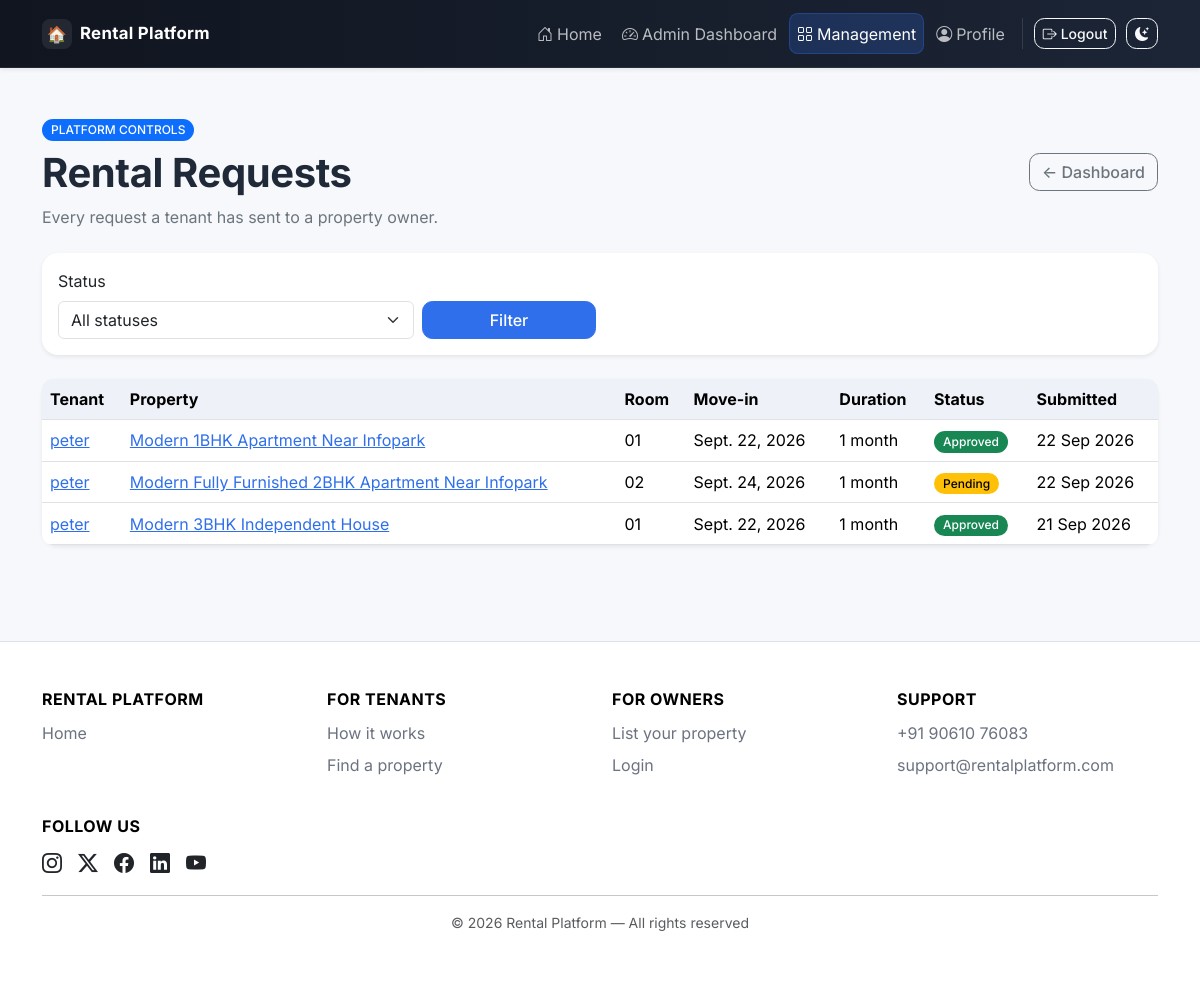
Page /admin-dashboard/rental-requests/ (signed in) on the earlier database version.
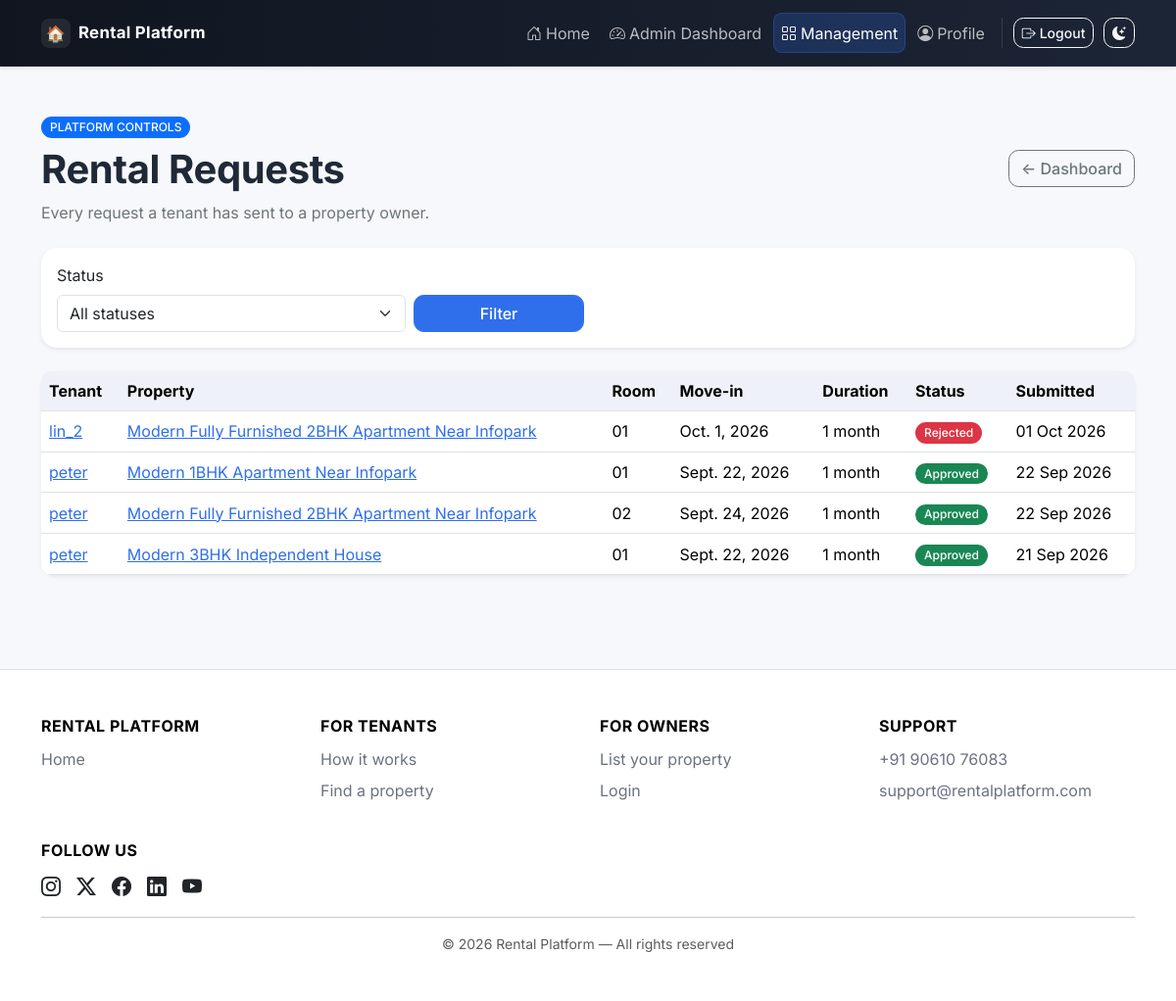
Same page on the later database version.
### bookings/models.py (models this page shows, shortened)
class RentalRequest(models.Model):
    class Status(models.TextChoices):
        PENDING = "PENDING", "Pending"
        APPROVED = "APPROVED", "Approved"
        REJECTED = "REJECTED", "Rejected"
        CANCELLED = "CANCELLED", "Cancelled"
    tenant = models.ForeignKey(settings.AUTH_USER_MODEL, on_delete=models.CASCADE, related_name="rental_requests")
    property = models.ForeignKey(Property, on_delete=models.CASCADE, related_name="rental_requests")
    room = models.ForeignKey(Room, on_delete=models.SET_NULL, null=True, blank=True, related_name="rental_requests")
    move_in_date = models.DateField()
    duration_months = models.PositiveSmallIntegerField(
        "Rental duration (months)",
        default=MIN_RENTAL_MONTHS,
        validators=[MinValueValidator(MIN_RENTAL_MONTHS), MaxValueValidator(MAX_RENTAL_MONTHS)],
    )
    message = models.TextField(blank=True)
    status = models.CharField(max_length=12, choices=Status.choices, default=Status.PENDING, db_index=True)
    owner_note = models.TextField(blank=True)
    created_at = models.DateTimeField(auto_now_add=True)
    updated_at = models.DateTimeField(auto_now=True)
    class Meta:
        ordering = ["-created_at"]
    def duration_display(self):
        return format_duration(self.duration_months)

### accounts/models.py (models this page shows, shortened)
class User(AbstractUser):
    class Role(models.TextChoices):
        ADMIN = "ADMIN", "Admin"
        OWNER = "OWNER", "Property Owner"
        TENANT = "TENANT", "Tenant"
        TECHNICIAN = "TECHNICIAN", "Technician"
    email = models.EmailField(unique=True)
    phone = models.CharField(max_length=15, blank=True)
    profile_image = models.ImageField(upload_to="profiles/", blank=True, null=True)
    role = models.CharField(max_length=10, choices=Role.choices, default=Role.TENANT)

### properties/models.py (models this page shows, shortened)
class Property(models.Model):
    class PropertyType(models.TextChoices):
        APARTMENT = "APARTMENT", "Apartment"
        HOUSE = "HOUSE", "House"
        VILLA = "VILLA", "Villa"
        STUDIO = "STUDIO", "Studio"
        PG = "PG", "PG / Shared Accommodation"
        OFFICE = "OFFICE", "Office"
        OTHER = "OTHER", "Other"
    owner = models.ForeignKey(
        settings.AUTH_USER_MODEL,
        on_delete=models.CASCADE,
        related_name="properties",
    )
    title = models.CharField(max_length=200)
    description = models.TextField()
    property_type = models.CharField(max_length=20, choices=PropertyType.choices)
    location = models.CharField(max_length=150, db_index=True)
    address = models.TextField()
    latitude = models.DecimalField(
        max_digits=9,
        decimal_places=6,
        null=True,
        blank=True,
        validators=[MinValueValidator(-90), MaxValueValidator(90)],
    )
    longitude = models.DecimalField(
        max_digits=9,
        decimal_places=6,
        null=True,
        blank=True,
        validators=[MinValueValidator(-180), MaxValueValidator(180)],
    )
    number_of_rooms = models.PositiveIntegerField(default=1)
    rent = models.DecimalField(max_digits=12, decimal_places=2, validators=[MinValueValidator(0)])
    available = models.BooleanField(default=True, db_index=True)
    amenities = models.ManyToManyField(Amenity, blank=True, related_name="properties")
    created_at = models.DateTimeField(auto_now_add=True)
    updated_at = models.DateTimeField(auto_now=True)
    class Meta:
        ordering = ["-created_at"]

class Room(models.Model):
    class RoomType(models.TextChoices):
        SINGLE = "SINGLE", "Single"
        DOUBLE = "DOUBLE", "Double"
        SHARED = "SHARED", "Shared"
        MASTER = "MASTER", "Master"
        OTHER = "OTHER", "Other"
    property = models.ForeignKey(Property, on_delete=models.CASCADE, related_name="rooms")
    room_number = models.CharField(max_length=50)
    room_type = models.CharField(max_length=20, choices=RoomType.choices, default=RoomType.SINGLE)
    rent = models.DecimalField(max_digits=12, decimal_places=2, validators=[MinValueValidator(0)])
    available = models.BooleanField(default=True)
    description = models.TextField(blank=True)
    class Meta:
        ordering = ["room_number"]
        constraints = [
            models.UniqueConstraint(fields=["property", "room_number"], name="unique_room_number_per_property")
        ]

### core/views.py (the view)
# urls.py: path("admin-dashboard/rental-requests/", views.admin_rental_requests, name="admin_rental_requests"),
@login_required
def admin_rental_requests(request):
    if not _admin_only(request):
        messages.error(request, "Admin access is required.")
        return redirect("accounts:dashboard")
    requests_qs = RentalRequest.objects.select_related("tenant", "property", "room")
    status = request.GET.get("status", "").strip()
    if status in dict(RentalRequest.Status.choices):
        requests_qs = requests_qs.filter(status=status)
    return render(request, "core/admin_rental_requests.html", {
        "requests": requests_qs,
        "statuses": RentalRequest.Status.choices,
        "selected_status": status,
    })

### bookings/utils.py (called while the page is built)
def format_duration(months):
    if not months:
        return ""
    years, rem = divmod(months, 12)
    parts = []
    if years:
        parts.append(f"{years} year{'s' if years != 1 else ''}")
    if rem:
        parts.append(f"{rem} month{'s' if rem != 1 else ''}")
    return " ".join(parts)

### core/views.py (called while the page is built)
def _admin_only(request):
    return request.user.is_authenticated and (request.user.is_superuser or request.user.role == User.Role.ADMIN)

### templates/core/admin_rental_requests.html (shortened to what this page needs)
{% extends "base.html" %}
{% block content %}
<div class="container py-5">
  <div class="d-flex flex-wrap justify-content-between align-items-center gap-3 mb-4">
    <div>
      <span class="badge text-bg-primary">PLATFORM CONTROLS</span>
      <h1 class="fw-bold mt-2">Rental Requests</h1>
      <p class="text-secondary mb-0">Every request a tenant has sent to a property owner.</p>
    </div>
    <a class="btn btn-outline-secondary" href="{% url 'core:admin_dashboard' %}">&larr; Dashboard</a>
  </div>
  <form class="card border-0 shadow-sm p-3 mb-4" method="get">
    <div class="row g-2 align-items-end">
      <div class="col-md-4">
        <label class="form-label">Status</label>
        <select name="status" class="form-select">
          <option value="">All statuses</option>
        </select>
      </div>
      <div class="col-md-2"><button class="btn btn-primary w-100">Filter</button></div>
    </div>
  </form>
  <div class="card border-0 shadow-sm">
    <div class="table-responsive">
      <table class="table align-middle mb-0">
        <thead>
          <tr><th>Tenant</th><th>Property</th><th>Room</th><th>Move-in</th><th>Duration</th><th>Status</th><th>Submitted</th></tr>
        </thead>
        <tbody>
          {% for item in requests %}
          <tr>
            <td><a href="{% url 'core:admin_user_detail' item.tenant.pk %}">{{ item.tenant.username }}</a></td>
            <td><a href="{% url 'core:admin_property_detail' item.property.pk %}">{{ item.property.title }}</a></td>
            <td>{% if item.room %}{{ item.room.room_number }}{% else %}Entire property{% endif %}</td>
            <td>{{ item.move_in_date }}</td>
            <td>{{ item.duration_display }}</td>
            <td><span class="badge {% if item.status == 'APPROVED' %}text-bg-success{% elif item.status == 'REJECTED' %}text-bg-danger{% elif item.status == 'CANCELLED' %}text-bg-secondary{% else %}text-bg-warning{% endif %}">{{ item.get_status_display }}</span></td>
            <td>{{ item.created_at|date:"d M Y" }}</td>
          </tr>
          {% empty %}
          <tr><td colspan="7" class="text-center text-secondary py-5">No rental requests found.</td></tr>
          {% endfor %}
        </tbody>
      </table>
    </div>
  </div>
</div>
{% endblock %}

Differences in the rows shown:
added RentalRequest: tenant.username "lin_2", property "Modern Fully Furnished 2BHK Apartment Near Infopark", room.room_number "01", move_in_date "Oct. 1, 2026", duration_display "1 month", status "Rejected", created_at "01 Oct 2026"
changed RentalRequest "Sept. 24, 2026": status "Pending" → "Approved"
